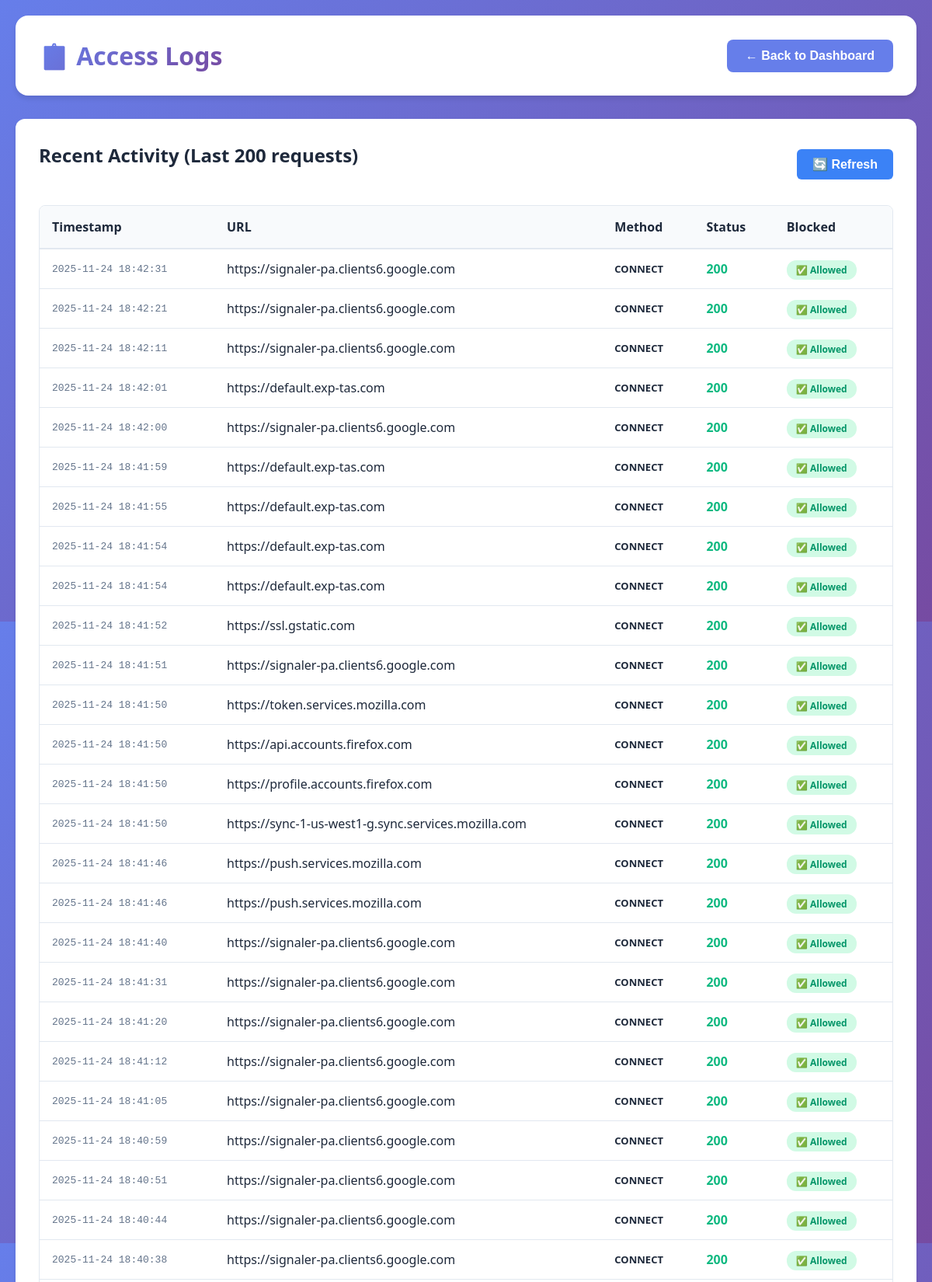
Page /logs (upper part) on the committed database.
### tables this page shows
CREATE TABLE access_logs (
                id INTEGER PRIMARY KEY AUTOINCREMENT,
                client_ip TEXT,
                url TEXT,
                method TEXT,
                status_code INTEGER,
                timestamp TIMESTAMP DEFAULT CURRENT_TIMESTAMP
            , blocked INTEGER DEFAULT 0);

### web_interface.py (the view)
@app.route('/logs')
def logs():
    cursor = proxy_server_instance.conn.cursor()
    cursor.execute('''
        SELECT client_ip, url, method, status_code, blocked, timestamp
        FROM access_logs
        ORDER BY timestamp DESC
        LIMIT 200
    ''')
    logs_data = cursor.fetchall()
    return render_template('logs.html', logs=logs_data)

### templates/logs.html (shortened to what this page needs)
<!DOCTYPE html>
<html lang="en">
<head>
    <link rel="stylesheet" href="{{ url_for('static', filename='style.css') }}">
</head>
<body>
    <div class="container">
        <header class="header">
            <h1>📋 Access Logs</h1>
            <button class="btn btn-back" onclick="window.location.href='/'">
                ← Back to Dashboard
            </button>
        </header>
        <div class="panel">
            <div class="logs-header">
                <h2>Recent Activity (Last 200 requests)</h2>
                <button class="btn btn-refresh" onclick="location.reload()">🔄 Refresh</button>
            </div>
            <div class="logs-table-container">
                <table class="logs-table">
                    <thead>
                        <tr>
                            <th>Timestamp</th>
                            <th>URL</th>
                            <th>Method</th>
                            <th>Status</th>
                            <th>Blocked</th>
                        </tr>
                    </thead>
                    <tbody>
                        {% if logs %}
                            {% for log in logs %}
                            <tr class="{{ 'blocked-row' if log[4] == 1 else '' }}">
                                <td class="timestamp">{{ log[5] }}</td>
                                <td class="url">{{ log[1] }}</td>
                                <td class="method">{{ log[2] }}</td>
                                <td class="status status-{{ log[3] }}">{{ log[3] }}</td>
                                <td class="blocked">
                                    {% if log[4] == 1 %}
                                        <span class="badge badge-blocked">🚫 Blocked</span>
                                    {% else %}
                                        <span class="badge badge-allowed">✅ Allowed</span>
                                    {% endif %}
                                </td>
                            </tr>
                            {% endfor %}
                        {% endif %}
                    </tbody>
                </table>
            </div>
        </div>
    </div>
</body>
</html>

### static/style.css (style rules this page uses)
* { margin: 0; padding: 0; box-sizing: border-box; }
:root { --primary: #667eea; --primary-dark: #5568d3; --secondary: #764ba2; --success: #10b981; --danger: #ef4444; --warning: #f59e0b; --info: #3b82f6; --background: #f8fafc; --surface: #ffffff; --text: #1e293b; --text-muted: #64748b; --border: #e2e8f0; --shadow: rgba(0, 0, 0, 0.1); }
body { font-family: 'Segoe UI', Tahoma, Geneva, Verdana, sans-serif; background: linear-gradient(135deg, #667eea 0%, #764ba2 100%); min-height: 100vh; padding: 20px; color: var(--text); }
.container { max-width: 1400px; margin: 0 auto; }
.header { background: var(--surface); padding: 30px; border-radius: 16px; box-shadow: 0 4px 6px var(--shadow); margin-bottom: 30px; display: flex; justify-content: space-between; align-items: center; }
.header h1 { font-size: 32px; background: linear-gradient(135deg, var(--primary), var(--secondary)); -webkit-background-clip: text; -webkit-text-fill-color: transparent; }
.btn { padding: 14px 24px; border: none; border-radius: 8px; font-size: 16px; font-weight: 600; cursor: pointer; transition: all 0.3s; display: flex; align-items: center; justify-content: center; gap: 8px; }
.panel { background: var(--surface); padding: 30px; border-radius: 12px; box-shadow: 0 2px 4px var(--shadow); }
.panel h2 { margin-bottom: 24px; color: var(--text); }
.logs-header { display: flex; justify-content: space-between; align-items: center; margin-bottom: 24px; }
.btn-back { padding: 12px 24px; background: var(--primary); color: white; border: none; border-radius: 8px; font-weight: 600; cursor: pointer; transition: all 0.3s; }
.btn-refresh { padding: 10px 20px; background: var(--info); color: white; border: none; border-radius: 6px; cursor: pointer; transition: all 0.3s; }
.logs-table-container { overflow-x: auto; border-radius: 8px; border: 1px solid var(--border); }
.logs-table { width: 100%; border-collapse: collapse; }
.logs-table thead { background: var(--background); }
.logs-table th { padding: 16px; text-align: left; font-weight: 600; color: var(--text); border-bottom: 2px solid var(--border); }
.logs-table td { padding: 14px 16px; border-bottom: 1px solid var(--border); }
.timestamp { font-family: 'Courier New', monospace; font-size: 13px; color: var(--text-muted); }
.url { max-width: 400px; overflow: hidden; text-overflow: ellipsis; white-space: nowrap; }
.method { font-weight: 600; font-size: 13px; }
.status { font-weight: 600; }
.status-200 { color: var(--success); }
.badge { padding: 4px 12px; border-radius: 12px; font-size: 12px; font-weight: 600; }
.badge-allowed { background: #d1fae5; color: #059669; }

### rows in the picture
access_logs: timestamp "2025-11-24 18:42:31", url "https://signaler-pa.clients6.google.com", method "CONNECT", status_code "200", blocked "✅ Allowed"
access_logs: timestamp "2025-11-24 18:42:21", url "https://signaler-pa.clients6.google.com", method "CONNECT", status_code "200", blocked "✅ Allowed"
access_logs: timestamp "2025-11-24 18:42:11", url "https://signaler-pa.clients6.google.com", method "CONNECT", status_code "200", blocked "✅ Allowed"
access_logs: timestamp "2025-11-24 18:42:01", url "https://default.exp-tas.com", method "CONNECT", status_code "200", blocked "✅ Allowed"
access_logs: timestamp "2025-11-24 18:42:00", url "https://signaler-pa.clients6.google.com", method "CONNECT", status_code "200", blocked "✅ Allowed"
access_logs: timestamp "2025-11-24 18:41:59", url "https://default.exp-tas.com", method "CONNECT", status_code "200", blocked "✅ Allowed"
access_logs: timestamp "2025-11-24 18:41:55", url "https://default.exp-tas.com", method "CONNECT", status_code "200", blocked "✅ Allowed"
access_logs: timestamp "2025-11-24 18:41:54", url "https://default.exp-tas.com", method "CONNECT", status_code "200", blocked "✅ Allowed"
access_logs: timestamp "2025-11-24 18:41:54", url "https://default.exp-tas.com", method "CONNECT", status_code "200", blocked "✅ Allowed"
access_logs: timestamp "2025-11-24 18:41:52", url "https://ssl.gstatic.com", method "CONNECT", status_code "200", blocked "✅ Allowed"
access_logs: timestamp "2025-11-24 18:41:51", url "https://signaler-pa.clients6.google.com", method "CONNECT", status_code "200", blocked "✅ Allowed"
access_logs: timestamp "2025-11-24 18:41:50", url "https://token.services.mozilla.com", method "CONNECT", status_code "200", blocked "✅ Allowed"
access_logs: timestamp "2025-11-24 18:41:50", url "https://api.accounts.firefox.com", method "CONNECT", status_code "200", blocked "✅ Allowed"
access_logs: timestamp "2025-11-24 18:41:50", url "https://profile.accounts.firefox.com", method "CONNECT", status_code "200", blocked "✅ Allowed"
access_logs: timestamp "2025-11-24 18:41:50", url "https://sync-1-us-west1-g.sync.services.mozilla.com", method "CONNECT", status_code "200", blocked "✅ Allowed"
access_logs: timestamp "2025-11-24 18:41:46", url "https://push.services.mozilla.com", method "CONNECT", status_code "200", blocked "✅ Allowed"
access_logs: timestamp "2025-11-24 18:41:46", url "https://push.services.mozilla.com", method "CONNECT", status_code "200", blocked "✅ Allowed"
access_logs: timestamp "2025-11-24 18:41:40", url "https://signaler-pa.clients6.google.com", method "CONNECT", status_code "200", blocked "✅ Allowed"
access_logs: timestamp "2025-11-24 18:41:31", url "https://signaler-pa.clients6.google.com", method "CONNECT", status_code "200", blocked "✅ Allowed"
access_logs: timestamp "2025-11-24 18:41:20", url "https://signaler-pa.clients6.google.com", method "CONNECT", status_code "200", blocked "✅ Allowed"
access_logs: timestamp "2025-11-24 18:41:12", url "https://signaler-pa.clients6.google.com", method "CONNECT", status_code "200", blocked "✅ Allowed"
access_logs: timestamp "2025-11-24 18:41:05", url "https://signaler-pa.clients6.google.com", method "CONNECT", status_code "200", blocked "✅ Allowed"
access_logs: timestamp "2025-11-24 18:40:59", url "https://signaler-pa.clients6.google.com", method "CONNECT", status_code "200", blocked "✅ Allowed"
access_logs: timestamp "2025-11-24 18:40:51", url "https://signaler-pa.clients6.google.com", method "CONNECT", status_code "200", blocked "✅ Allowed"
access_logs: timestamp "2025-11-24 18:40:44", url "https://signaler-pa.clients6.google.com", method "CONNECT", status_code "200", blocked "✅ Allowed"
access_logs: timestamp "2025-11-24 18:40:38", url "https://signaler-pa.clients6.google.com", method "CONNECT", status_code "200", blocked "✅ Allowed"
